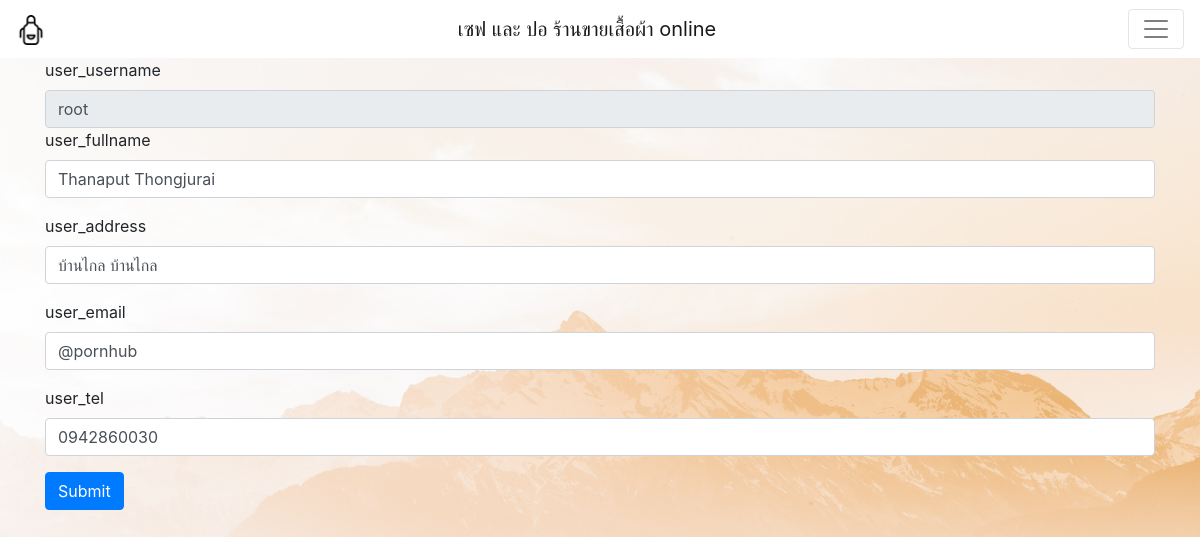
The page /user_data.php (signed in) on the database its author committed.
### tables this page shows
CREATE TABLE `user` (
  `user_username` varchar(16) NOT NULL COMMENT 'ชื่อผู้ใช่',
  `user_password` varchar(16) NOT NULL COMMENT 'รหัสผ่าน',
  `user_fullname` text NOT NULL COMMENT 'ชื่อ-นามสกุล',
  `user_address` text NOT NULL COMMENT 'ที่อยู่',
  `user_email` text NOT NULL COMMENT 'email',
  `user_tel` text NOT NULL COMMENT 'เบอร์โทร',
  `user_status` varchar(1) NOT NULL COMMENT 'สถานะบัญชีผู้ใช้'
);

### user_data.php (the view, shortened to what this page needs)
<?php
require_once('connect.php');
$user_username = $_SESSION["user_username"];
$stmt = $conn->prepare("SELECT `user_username`, `user_fullname`, `user_address`, `user_email`, `user_tel`, `user_status` FROM `user` WHERE `user_username` = '$user_username';");
$stmt->execute();
$user = $stmt->fetch();
?>
<!DOCTYPE html>
<html lang="en">
<head>
    <link rel="stylesheet" href="css/bootstrap.min.css" />
</head>
<body>
    <?php include_once (__DIR__) . ('/include/navbar.php'); ?>
    <div class="container">
        <form action="user_update_SQL.php" method="POST" enctype="multipart/form-data">
            <div class="form-group">
                <label for="exampleInputEmail1">user_username</label>
                <input disabled name="user_username" class="form-control" aria-describedby="emailHelp" value="<?php echo $user['user_username']; ?>">
            <div class="form-group">
                <label for="exampleInputPassword1">user_fullname</label>
                <input name="user_fullname" class="form-control" value="<?php echo $user['user_fullname']; ?>">
            </div>
            <div class="form-group">
                <label for="exampleInputEmail1">user_address</label>
                <input name="user_address" class="form-control" aria-describedby="emailHelp" value="<?php echo $user['user_address']; ?>">
            </div>
            <div class="form-group">
                <label for="exampleInputEmail1">user_email</label>
                <input name="user_email" class="form-control" aria-describedby="emailHelp" value="<?php echo $user['user_email']; ?>">
            </div>
            <div class="form-group">
                <label for="exampleInputEmail1">user_tel</label>
                <input name="user_tel" class="form-control" aria-describedby="emailHelp" value="<?php echo $user['user_tel']; ?>">
            </div>
            <button type="submit" class="btn btn-primary" name="submit">Submit</button>
        </form>
    </div>
</body>
</html>

### user_data.php (style rules this page uses)
body { background-image: url('image/wall.jpg'); -webkit-background-size: cover; background-attachment: fixed; }

### rows shown on the page
user: user_username "root", user_fullname "Thanaput Thongjurai", user_address "บ้านไกล บ้านไกล", user_email "@pornhub", user_tel "0942860030"
